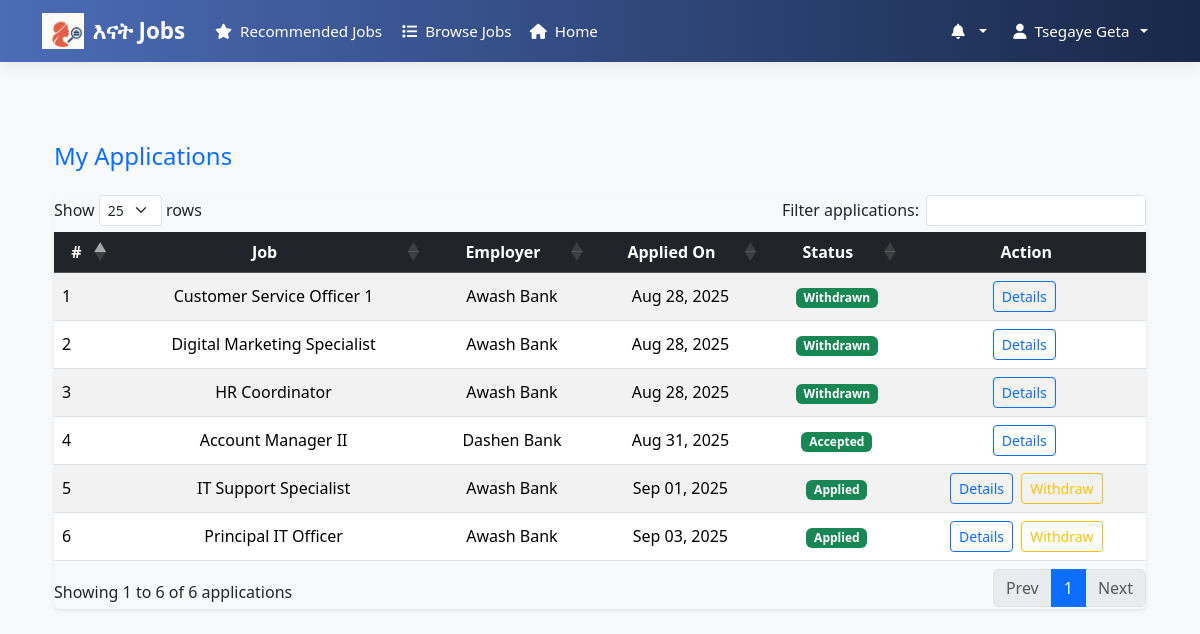
Page /myapplications/ (signed in) on the earlier database version.
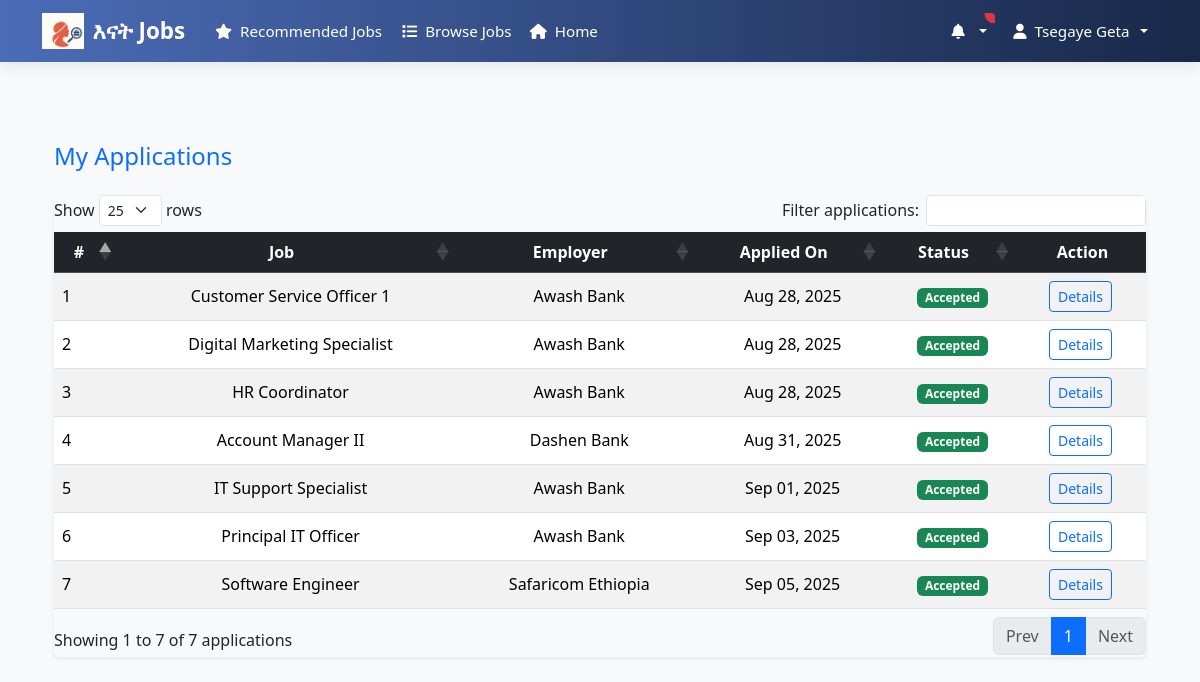
Same page on the later database version.
### job/models.py (models this page shows, shortened)
class JobApplication(models.Model):
    job = models.ForeignKey(Job, on_delete=models.CASCADE)
    applicant = models.ForeignKey(User, on_delete=models.CASCADE)
    applied_on = models.DateTimeField(auto_now_add=True)
    resume = models.FileField(upload_to='resumes/', blank=True, null=True)
    status = models.CharField(max_length=20, choices=[
        ('applied','Applied'),
        ('reviewed','Reviewed'),
        ('rejected','Rejected'),
        ('accepted','Accepted')
    ], default='applied')
    cover_letter = models.TextField(blank=True, null=True)
    class Meta:
        unique_together = ('job', 'applicant')

class Job(models.Model):
    employer = models.ForeignKey(EmployerProfile, on_delete=models.CASCADE)
    title = models.CharField(max_length=255)
    description = models.TextField()
    category = models.ForeignKey(JobCategory, on_delete=models.SET_NULL, null=True)
    required_skills = models.ManyToManyField("Skill", blank=True)
    location = models.CharField(max_length=255)
    job_type = models.CharField(max_length=50, choices=[('full-time','Full-time'),('part-time','Part-time'),('internship','Internship')])
    salary_range = models.CharField(max_length=50, blank=True)
    posted_on = models.DateTimeField(auto_now_add=True)
    deadline = models.DateField()
    is_active = models.BooleanField(default=True)  # 👈 new field

class EmployerProfile(models.Model):
    user = models.OneToOneField(User, on_delete=models.CASCADE)
    comapany_name = models.CharField(max_length=255)
    website = models.URLField(blank=True, null=True)
    About_company = models.TextField(blank=True, null=True)
    contact_phone = models.CharField(max_length=15, blank=True, null=True)
    contact_email = models.EmailField(blank=True, null=True)
    address = models.CharField(max_length=255, blank=True, null=True)
    logo = models.ImageField(upload_to='company_logos/', blank=True, null=True)
    linkedin_url = models.URLField(blank=True, null=True)
    twitter_url = models.URLField(blank=True, null=True)
    facebook_url = models.URLField(blank=True, null=True)

### job/views.py (the view)
# urls.py: path('myapplications/',views.myapplications, name='myapplications'),
@role_required('job_seeker')
def myapplications(request):
    if request.user.is_job_seeker:
        applications = JobApplication.objects.filter(applicant=request.user)
    else:
        applications = JobApplication.objects.none()
    context = {
        'applications': applications
    }
    return render(request, 'job/myapplications.html', context)

### job/context_processors.py (called while the page is built)
def notifications(request):
    if request.user.is_authenticated:
        all_notifications = request.user.notifications_received.order_by('-created_at')
        return {
            'notifications': all_notifications
        }
    return {}

def notification_count(request):
    if request.user.is_authenticated:
        count = Notification.objects.filter(recipient=request.user, is_read=False).count()
        return {'notifications_unread_count': count}
    return {'notifications_unread_count': 0}

### job/templates/job/myapplications.html (shortened to what this page needs)
{% extends 'seeker_base.html' %}
{% load static %}
{% block content %}
<div class="container py-5">
    <h4 class="mb-4 text-primary">My Applications</h4>
    {% if applications %}
    <div class="table-responsive shadow-sm rounded">
        <table id="applicationsTable" class="table table-striped table-hover align-middle mb-0">
            <thead class="table-dark">
                <tr>
                    <th>#</th>
                    <th>Job</th>
                    <th>Employer</th>
                    <th>Applied On</th>
                    <th>Status</th>
                    <th>Action</th>
                </tr>
            </thead>
            <tbody>
                {% for app in applications %}
                <tr class="hover-row">
                    <td>{{ forloop.counter }}</td>
                    <td>{{ app.job.title|truncatechars:50 }}</td>
                    <td>{{ app.job.employer.comapany_name|title|truncatechars:20 }}</td>
                    <td>{{ app.applied_on|date:"M d, Y" }}</td>
                    <td>
                        <span class="badge bg-{{ app.status|lower|yesno:'success,danger' }}">
                            {{ app.status|title }}
                        </span>
                    </td>
                    <td>
                        <button class="btn btn-sm btn-outline-primary me-1" data-bs-toggle="modal" data-bs-target="#detailsModal{{ app.id }}">
                            Details
                        </button>
                        {% if app.status == 'applied' %}
                        <form method="post" action="{% url 'withdraw_application' app.id %}" class="d-inline-block" onsubmit="return confirm('Are you sure you want to withdraw this application?');">
                            <button type="submit" class="btn btn-sm btn-outline-warning">Withdraw</button>
                        </form>
                        {% endif %}
                    </td>
                </tr>
                {% endfor %}
            </tbody>
        </table>
    </div>
    {% else %}
        <div class="alert alert-info py-3">
            <small>No applications found.</small>
        </div>
    {% endif %}
</div>
<link rel="stylesheet" href="https://cdn.datatables.net/1.13.6/css/dataTables.bootstrap5.min.css">
{% endblock %}

Differences in the rows shown:
changed JobApplication "Customer Service Officer 1": status "Withdrawn" → "Accepted"
changed JobApplication "Digital Marketing Specialist": status "Withdrawn" → "Accepted"
changed JobApplication "HR Coordinator": status "Withdrawn" → "Accepted"
changed JobApplication "Sep 01, 2025": status "Applied" → "Accepted"; no longer shows "Withdraw"
changed JobApplication "Sep 03, 2025": status "Applied" → "Accepted"; no longer shows "Withdraw"
added JobApplication: job "Software Engineer", job.employer.comapany_name "Safaricom Ethiopia", applied_on "Sep 05, 2025", status "Accepted"
Other differences:
text written by a page script: "Show rows Filter applications: Showing 1 to 6 of 6 applications Prev 1 Next" → "Show rows Filter applications: Showing 1 to 7 of 7 applications Prev 1 Next"
